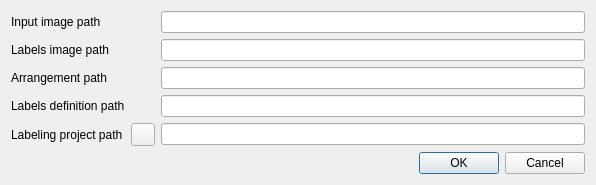
<?xml version="1.0" encoding="UTF-8"?>
<ui version="4.0">
 <class>QArrangementLabellingSaveProjectDialog</class>
 <widget class="QDialog" name="QArrangementLabellingSaveProjectDialog">
  <property name="geometry">
   <rect>
    <x>0</x>
    <y>0</y>
    <width>596</width>
    <height>175</height>
   </rect>
  </property>
  <property name="windowTitle">
   <string>Save labelling project</string>
  </property>
  <property name="windowIcon">
   <iconset resource="../rc/QArrangementLabellingWindow.qrc">
    <normaloff>:/project.png</normaloff>:/project.png</iconset>
  </property>
  <layout class="QVBoxLayout" name="verticalLayout">
   <item>
    <layout class="QGridLayout" name="gridLayout">
     <item row="2" column="0">
      <widget class="QLabel" name="label_3">
       <property name="text">
        <string>Arrangement path</string>
       </property>
      </widget>
     </item>
     <item row="3" column="2">
      <widget class="QLineEdit" name="_lineEditLabelsDefinitionPath">
       <property name="readOnly">
        <bool>true</bool>
       </property>
      </widget>
     </item>
     <item row="4" column="2">
      <widget class="QLineEdit" name="_lineEditProjectPath"/>
     </item>
     <item row="3" column="0">
      <widget class="QLabel" name="label_5">
       <property name="text">
        <string>Labels definition path</string>
       </property>
      </widget>
     </item>
     <item row="1" column="0">
      <widget class="QLabel" name="label_2">
       <property name="text">
        <string>Labels image path</string>
       </property>
      </widget>
     </item>
     <item row="2" column="2">
      <widget class="QLineEdit" name="_lineEditArrangementPath"/>
     </item>
     <item row="0" column="2">
      <widget class="QLineEdit" name="_lineEditInputImagePath">
       <property name="readOnly">
        <bool>true</bool>
       </property>
      </widget>
     </item>
     <item row="0" column="0">
      <widget class="QLabel" name="label">
       <property name="text">
        <string>Input image path</string>
       </property>
      </widget>
     </item>
     <item row="1" column="2">
      <widget class="QLineEdit" name="_lineEditLabelsImagePath"/>
     </item>
     <item row="4" column="0">
      <widget class="QLabel" name="label_4">
       <property name="text">
        <string>Labeling project path</string>
       </property>
      </widget>
     </item>
     <item row="4" column="1">
      <widget class="QToolButton" name="_toolButtonProjectPath">
       <property name="text">
        <string/>
       </property>
       <property name="icon">
        <iconset resource="../rc/QArrangementLabellingWindow.qrc">
         <normaloff>:/document-save.png</normaloff>:/document-save.png</iconset>
       </property>
      </widget>
     </item>
    </layout>
   </item>
   <item>
    <widget class="QDialogButtonBox" name="buttonBox">
     <property name="orientation">
      <enum>Qt::Horizontal</enum>
     </property>
     <property name="standardButtons">
      <set>QDialogButtonBox::Cancel|QDialogButtonBox::Ok</set>
     </property>
    </widget>
   </item>
  </layout>
 </widget>
 <resources>
  <include location="../rc/QArrangementLabellingWindow.qrc"/>
 </resources>
 <connections>
  <connection>
   <sender>buttonBox</sender>
   <signal>accepted()</signal>
   <receiver>QArrangementLabellingSaveProjectDialog</receiver>
   <slot>accept()</slot>
   <hints>
    <hint type="sourcelabel">
     <x>248</x>
     <y>254</y>
    </hint>
    <hint type="destinationlabel">
     <x>157</x>
     <y>274</y>
    </hint>
   </hints>
  </connection>
  <connection>
   <sender>buttonBox</sender>
   <signal>rejected()</signal>
   <receiver>QArrangementLabellingSaveProjectDialog</receiver>
   <slot>reject()</slot>
   <hints>
    <hint type="sourcelabel">
     <x>316</x>
     <y>260</y>
    </hint>
    <hint type="destinationlabel">
     <x>286</x>
     <y>274</y>
    </hint>
   </hints>
  </connection>
 </connections>
</ui>
